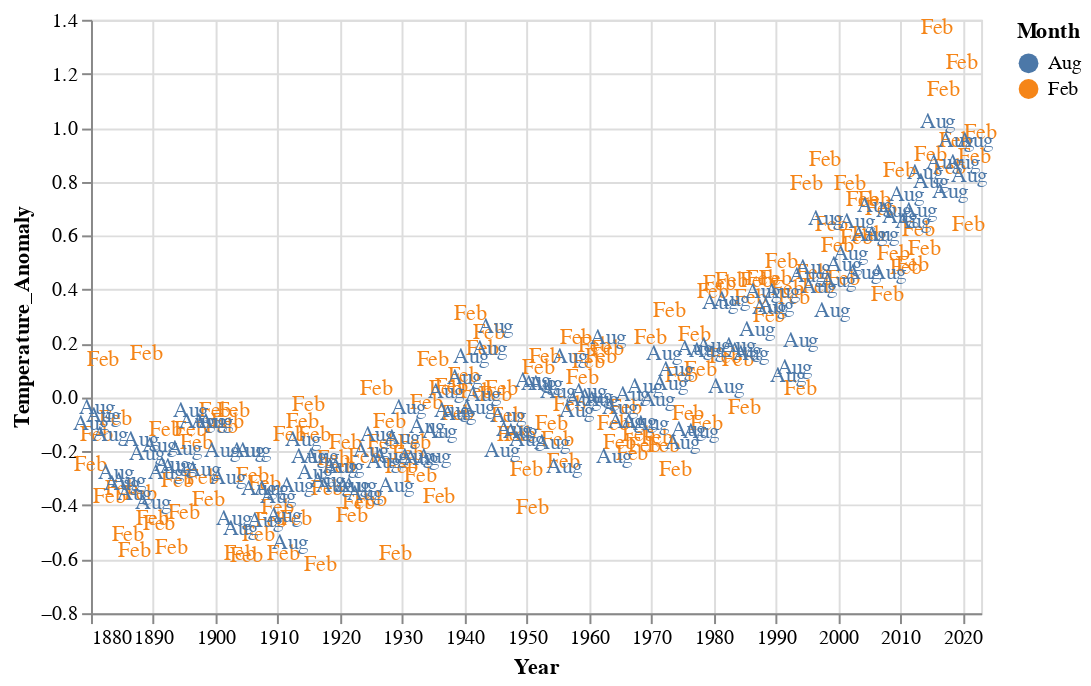

Here is the notebook cell this chart was saved with:
### Code cell
alt.Chart(df_feb_aug).mark_text().encode(
    x = alt.X("Year:T"),
    y = alt.Y("Temperature_Anomaly:Q"),
    color = alt.Color("Month:N"),
    text = alt.Text("Month:N")
).properties(width=450)

### Figure 1 — Vega-Lite specification as saved in the notebook (floating-point values rounded to 4 significant figures; data arrays with more than 128 entries replaced by an {"elided": "..."} marker saying what was removed)
{"config": {"view": {"continuousWidth": 300, "continuousHeight": 300}}, "data": {"name": "data-13405d5f5e70207fd9c3f95106c3c235"}, "mark": {"type": "text"}, "encoding": {"color": {"field": "Month", "type": "nominal"}, "text": {"field": "Month", "type": "nominal"}, "x": {"field": "Year", "type": "temporal"}, "y": {"field": "Temperature_Anomaly", "type": "quantitative"}}, "width": 450, "$schema": "https://vega.github.io/schema/vega-lite/v5.20.1.json", "datasets": {"data-13405d5f5e70207fd9c3f95106c3c235": {"elided": "287 records"}}}
